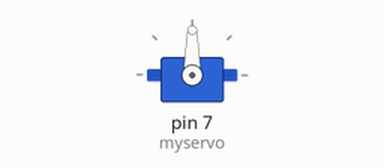
Recording of a sketch running on a simulated Arduino Uno, built with avr-gcc and run on an emulated ATmega328P. Shown: servo.

Above: at 0.1 s.
At 8.49 s:
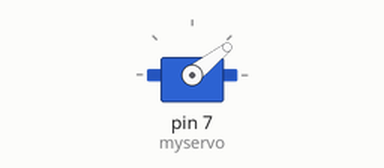
At 17.09 s:
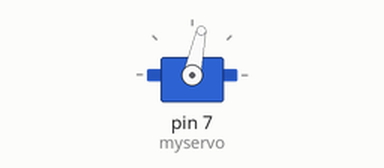
At 38.86 s:
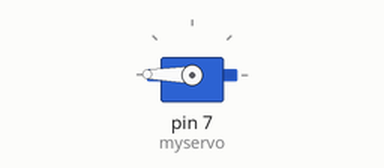
Timing chart, 0 to 40.0 s (numbered marks = the images above):
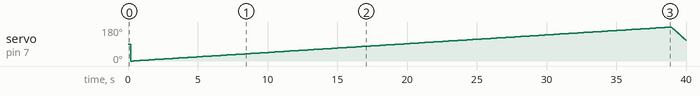

Measured:
- by itself, servo on pin 7 (myservo): 90° → 0° at 0.20 s, → 1° 0.22 s later, → 2° 0.22 s later, → 3° 0.22 s later, … (220 changes in this stretch)

The sketch:

ScienceClass.ino
```cpp
#include <Servo.h>
Servo myservo;
int pos = 0;
void setup()
{
  myservo.attach(7);
}

void loop(){
  for (pos = 0; pos <= 180; pos += 1) {
    delay(200);
    myservo.write(pos);
    delay(15);
  }
  for (pos = 180; pos >= 0; pos -= 1) {
    myservo.write(pos);
    delay(15);
  }
}
```
